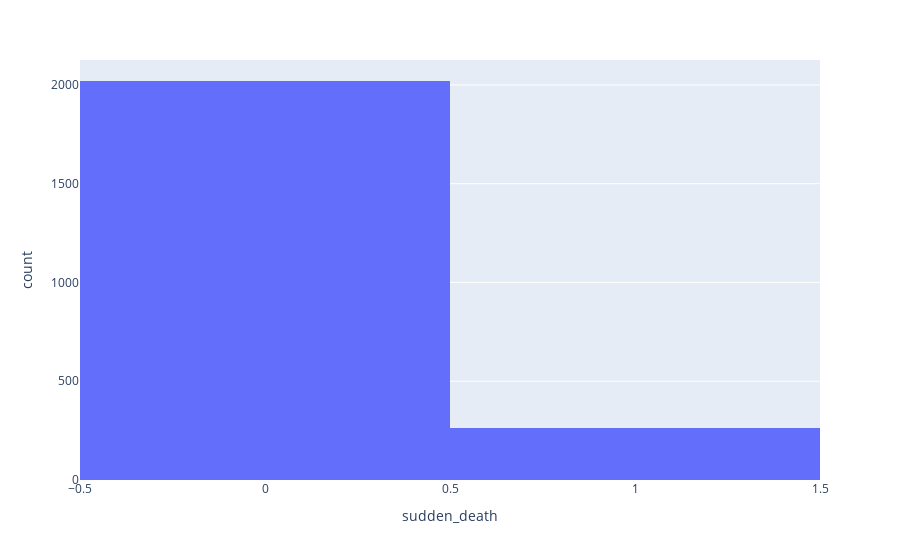

Notebook code cell kept with this figure:
### Code cell
# check that it worked

print(pk['sudden_death'].value_counts())
fig = px.histogram(pk, x='sudden_death')
fig.show()

### Figure 1 — Plotly figure (JSON) as saved in the notebook; plotly's stock layout.template omitted (floating-point values rounded to 4 significant figures; data arrays with more than 128 entries replaced by an {"elided": "..."} marker saying what was removed)
{"data": [{"alignmentgroup": "True", "bingroup": "x", "hovertemplate": "sudden_death=%{x}<br>count=%{y}<extra></extra>", "legendgroup": "", "marker": {"color": "#636efa", "pattern": {"shape": ""}}, "name": "", "offsetgroup": "", "orientation": "v", "showlegend": false, "type": "histogram", "x": {"elided": "2283 int values"}, "xaxis": "x", "yaxis": "y"}], "layout": {"barmode": "relative", "legend": {"tracegroupgap": 0}, "margin": {"t": 60}, "xaxis": {"anchor": "y", "domain": [0, 1], "title": {"text": "sudden_death"}}, "yaxis": {"anchor": "x", "domain": [0, 1], "title": {"text": "count"}}}}
